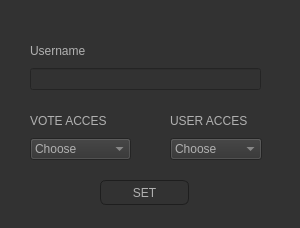
<?xml version="1.0" encoding="UTF-8"?>
<ui version="4.0">
 <class>adminPanel</class>
 <widget class="QDialog" name="adminPanel">
  <property name="geometry">
   <rect>
    <x>0</x>
    <y>0</y>
    <width>300</width>
    <height>228</height>
   </rect>
  </property>
  <property name="windowTitle">
   <string>TM - SET ACCES</string>
  </property>
  <property name="styleSheet">
   <string notr="true">QPushButton
{
    color: #b1b1b1;
    background-color: QLinearGradient( x1: 0, y1: 0, x2: 0, y2: 1, stop: 0 #565656, stop: 0.1 #525252, stop: 0.5 #4e4e4e, stop: 0.9 #4a4a4a, stop: 1 #464646);
    border-width: 1px;
    border-color: #1e1e1e;
    border-style: solid;
    border-radius: 6;
    padding: 3px;
    font-size: 12px;
    padding-left: 5px;
    padding-right: 5px;
}
 
QPushButton:pressed
{
    background-color: QLinearGradient( x1: 0, y1: 0, x2: 0, y2: 1, stop: 0 #2d2d2d, stop: 0.1 #2b2b2b, stop: 0.5 #292929, stop: 0.9 #282828, stop: 1 #252525);
}

QWidget
{
    color: #b1b1b1;
    background-color: #323232;
}

QLabel
{
rgb(238, 238, 236)
}</string>
  </property>
  <widget class="QPushButton" name="pushButton_2">
   <property name="geometry">
    <rect>
     <x>100</x>
     <y>180</y>
     <width>89</width>
     <height>25</height>
    </rect>
   </property>
   <property name="text">
    <string>SET</string>
   </property>
  </widget>
  <widget class="QWidget" name="layoutWidget">
   <property name="geometry">
    <rect>
     <x>170</x>
     <y>110</y>
     <width>92</width>
     <height>50</height>
    </rect>
   </property>
   <layout class="QVBoxLayout" name="verticalLayout_3">
    <item>
     <widget class="QLabel" name="label_3">
      <property name="text">
       <string>USER ACCES</string>
      </property>
     </widget>
    </item>
    <item>
     <widget class="QComboBox" name="comboBox_userAcces">
      <item>
       <property name="text">
        <string>Choose</string>
       </property>
      </item>
      <item>
       <property name="text">
        <string>ADMIN</string>
       </property>
      </item>
      <item>
       <property name="text">
        <string>USER</string>
       </property>
      </item>
     </widget>
    </item>
   </layout>
  </widget>
  <widget class="QWidget" name="layoutWidget">
   <property name="geometry">
    <rect>
     <x>30</x>
     <y>40</y>
     <width>231</width>
     <height>50</height>
    </rect>
   </property>
   <layout class="QVBoxLayout" name="verticalLayout">
    <item>
     <widget class="QLabel" name="label">
      <property name="text">
       <string>Username</string>
      </property>
     </widget>
    </item>
    <item>
     <widget class="QLineEdit" name="lineEdit"/>
    </item>
   </layout>
  </widget>
  <widget class="QWidget" name="layoutWidget">
   <property name="geometry">
    <rect>
     <x>30</x>
     <y>110</y>
     <width>101</width>
     <height>50</height>
    </rect>
   </property>
   <layout class="QVBoxLayout" name="verticalLayout_2">
    <item>
     <widget class="QLabel" name="label_2">
      <property name="text">
       <string>VOTE ACCES</string>
      </property>
     </widget>
    </item>
    <item>
     <widget class="QComboBox" name="comboBox_voteAcces">
      <item>
       <property name="text">
        <string>Choose</string>
       </property>
      </item>
      <item>
       <property name="text">
        <string>TRUE</string>
       </property>
      </item>
      <item>
       <property name="text">
        <string>FALSE</string>
       </property>
      </item>
     </widget>
    </item>
   </layout>
  </widget>
 </widget>
 <resources/>
 <connections/>
</ui>
